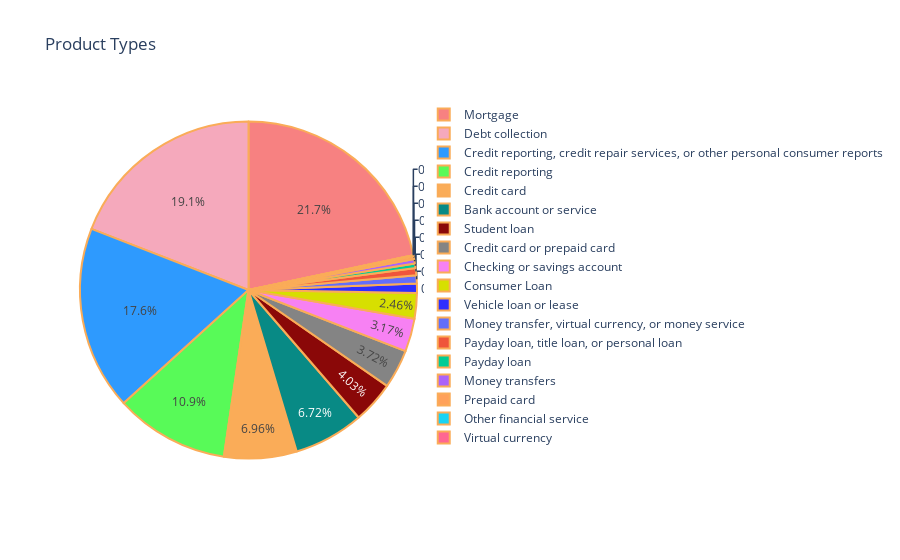

Notebook code for this chart:
### Markdown cell above
### various product types

### Code cell
p_product_discussions = round(df["Product"].value_counts() / len(df["Product"]) * 100,2)

print(p_product_discussions)

labels = list(p_product_discussions.index)
values = p_product_discussions.values.tolist()
colors = ['#F78181', '#F5A9BC', '#2E9AFE', '#58FA58', '#FAAC58', '#088A85', '#8A0808', '#848484', '#F781F3', '#D7DF01', '#2E2EFE']


product_pie = go.Pie(labels=labels, values=values, 
                          marker=dict(colors=colors,
                         line=dict(color='#FAAC58', width=2)))

layout = go.Layout(title='Product Types')

fig = go.Figure(data=[product_pie], layout=layout)
iplot(fig)

### Figure 1 — Plotly figure (JSON) as saved in the notebook; plotly's stock layout.template omitted (floating-point values rounded to 4 significant figures)
{"data": [{"labels": ["Mortgage", "Debt collection", "Credit reporting, credit repair services, or other personal consumer reports", "Credit reporting", "Credit card", "Bank account or service", "Student loan", "Credit card or prepaid card", "Checking or savings account", "Consumer Loan", "Vehicle loan or lease", "Money transfer, virtual currency, or money service", "Payday loan, title loan, or personal loan", "Payday loan", "Money transfers", "Prepaid card", "Other financial service", "Virtual currency"], "marker": {"colors": ["#F78181", "#F5A9BC", "#2E9AFE", "#58FA58", "#FAAC58", "#088A85", "#8A0808", "#848484", "#F781F3", "#D7DF01", "#2E2EFE"], "line": {"color": "#FAAC58", "width": 2}}, "type": "pie", "values": [21.69, 19.1, 17.62, 10.95, 6.96, 6.72, 4.03, 3.72, 3.17, 2.46, 0.89, 0.79, 0.68, 0.43, 0.42, 0.3, 0.08, 0]}], "layout": {"title": {"text": "Product Types"}}}
